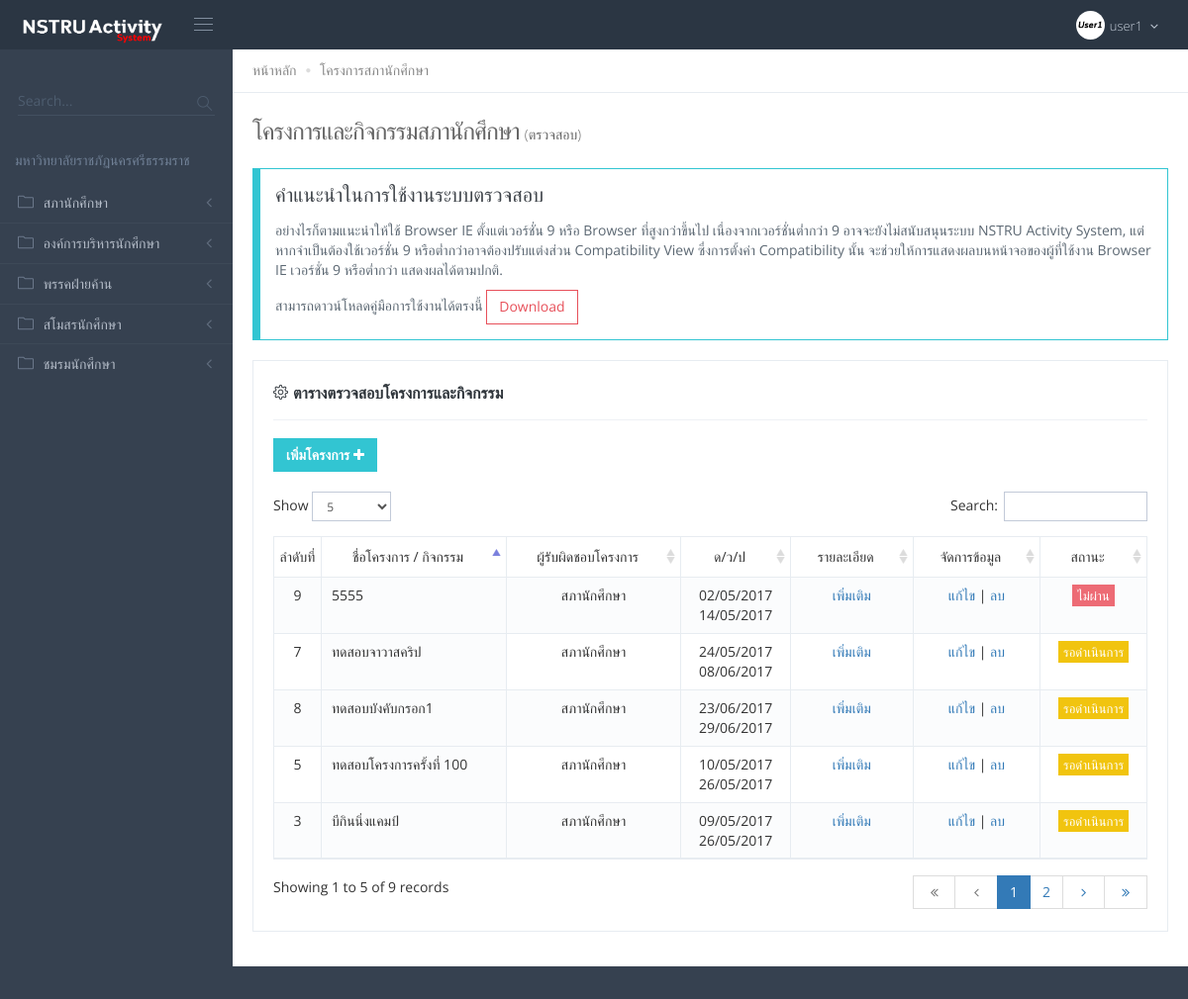
Screenshot of /nstru-system-1/Student-Council.php (signed in) with the database file from the repository.
### tables this page shows
CREATE TABLE `username` (
  `ID_USER` int(11) NOT NULL,
  `USERNAME` varchar(30) NOT NULL,
  `PASSWORD` varchar(30) NOT NULL,
  `ID_CARD` varchar(20) NOT NULL,
  `TYPESTATUS` varchar(30) NOT NULL,
  `STATUS` varchar(20) NOT NULL,
  `IMAGE` varchar(100) NOT NULL
);

CREATE TABLE `storage1` (
  `P_ID` int(10) NOT NULL,
  `PNAME` varchar(150) NOT NULL,
  `PDATE` varchar(20) NOT NULL,
  `PDATE2` varchar(20) NOT NULL,
  `PTERM` int(5) NOT NULL,
  `PYEAR` int(5) NOT NULL,
  `PPLACE` text NOT NULL,
  `PPERSON` varchar(60) NOT NULL,
  `PFACULTY` varchar(80) NOT NULL,
  `PCLUBNAME` varchar(80) NOT NULL,
  `PPARTICIPANT` varchar(20) NOT NULL,
  `PBUDGETS` varchar(20) NOT NULL,
  `PSOURCE` varchar(200) NOT NULL,
  `PSELLMONEY` varchar(30) NOT NULL,
  `PMONEYBALANCE` varchar(30) NOT NULL,
  `PFIRSTNAME` varchar(80) NOT NULL,
  `PLASTNAME` varchar(80) NOT NULL,
  `PTELL` varchar(20) NOT NULL,
  `PEMAIL` varchar(20) NOT NULL,
  `PSTATUS` tinyint(1) NOT NULL
);

### nstru-system-1/Student-Council.php (the view, shortened to what this page needs)
<?php
include('mysql_connect.php');
?>
<!doctype html>
<html lang="en">
    <head>
<link href="assets/global/plugins/font-awesome/css/font-awesome.min.css" rel="stylesheet" type="text/css" />
<link href="assets/global/plugins/simple-line-icons/simple-line-icons.min.css" rel="stylesheet" type="text/css" />
<link href="assets/global/plugins/bootstrap/css/bootstrap.min.css" rel="stylesheet" type="text/css" />
<link href="assets/global/plugins/bootstrap-switch/css/bootstrap-switch.min.css" rel="stylesheet" type="text/css" />
<link href="assets/global/plugins/bootstrap-select/css/bootstrap-select.min.css" rel="stylesheet" type="text/css" />
<link href="assets/global/plugins/datatables/datatables.min.css" rel="stylesheet" type="text/css" />
<link href="assets/global/plugins/datatables/plugins/bootstrap/datatables.bootstrap.css" rel="stylesheet" type="text/css" />
<link href="assets/global/plugins/select2/css/select2.min.css" rel="stylesheet" type="text/css" />
<link href="assets/global/plugins/select2/css/select2-bootstrap.min.css" rel="stylesheet" type="text/css" />
<link href="assets/global/css/components.min.css" rel="stylesheet" id="style_components" type="text/css" />
<link href="assets/global/css/plugins.min.css" rel="stylesheet" type="text/css" />
<link href="assets/layouts/layout/css/layout.min.css" rel="stylesheet" type="text/css" />
<link href="assets/layouts/layout/css/themes/darkblue.min.css" rel="stylesheet" type="text/css" id="style_color" />
<link href="assets/layouts/layout/css/custom.min.css" rel="stylesheet" type="text/css" />
<link rel="shortcut icon" href="favicon.ico" /> </head>
<body class="page-header-fixed page-sidebar-closed-hide-logo page-content-white">
	<div class="page-wrapper">
		<?php include('template-1.php'); ?>
	</div>
            <div class="page-container">
                <div class="page-sidebar-wrapper">
		<?php include('template-2.php'); ?>
	<div class="page-content-wrapper">
    <div class="page-content">
    <div class="page-bar">
    <ul class="page-breadcrumb">
    	<li>
      		<a href="index.php">หน้าหลัก</a>
          		<i class="fa fa-circle"></i>
      	</li>
      	<li>
          	<span>โครงการสภานักศึกษา</span>
      	</li>
	</ul>
	</div>
    <h1 class="page-title"> โครงการและกิจกรรมสภานักศึกษา
        <small>(ตรวจสอบ)</small>
    </h1>
    <div class="m-heading-1 border-green m-bordered">
        <h3>คำแนะนำในการใช้งานระบบตรวจสอบ</h3>
        <p> อย่างไรก็ตามแนะนำให้ใช้ Browser IE ตั้งแต่เวอร์ชั่น 9 หรือ Browser ที่สูงกว่าขึ้นไป เนื่องจากเวอร์ชั่นต่ำกว่า 9 อาจจะยังไม่สนับสนุนระบบ NSTRU Activity System, แต่หากจำเป็นต้องใช้เวอร์ชั่น 9 หรือต่ำกว่าอาจต้องปรับแต่งส่วน Compatibility View ซึ่งการตั้งค่า Compatibility นั้น จะช่วยให้การแสดงผลบนหน้าจอของผู้ที่ใช้งาน Browser IE เวอร์ชั่น 9 หรือต่ำกว่า แสดงผลได้ตามปกติ. </p>
        <p> สามารถดาวน์โหลดคู่มือการใช้งานได้ตรงนี้
            <a class="btn red btn-outline" href="download_tutorial/tutorial.pdf" target="_blank">Download</a>
        </p>
    </div>
 <div class="row">
<div class="col-md-12">
    <div class="portlet light bordered">
        <div class="portlet-title">
            <div class="caption font-dark">
                <i class="icon-settings font-dark"></i>
                <span class="caption-subject bold uppercase"> ตารางตรวจสอบโครงการและกิจกรรม</span>
            </div>
        </div>
    <div class="portlet-body">
        <div class="table-toolbar">
            <div class="row">
                <div class="col-md-6">
                    <div class="btn-group">
                        <a href="addproject-3.php">
                        <button id="sample_editable_1_new" class="btn sbold green"> เพิ่มโครงการ
                            <i class="fa fa-plus"></i>
                        </button>
                        </a>
                    </div>
                </div>
            </div>
        </div>
    <table class="table table-striped table-bordered table-hover table-checkable order-column" id="sample_1">
    <thead>
        <tr>
            <td align="center"> ลำดับที่</td>
            <td align="center"> ชื่อโครงการ / กิจกรรม </td>
            <td align="center"> ผู้รับผิดชอบโครงการ </td>
            <td align="center"> ด/ว/ป </td>
            <td align="center"> รายละเอียด </td>
            <td align="center"> จัดการข้อมูล </td>
            <td align="center"> สถานะ </td>
            <?php
            $status = $_SESSION['STATUS'];
            ?>
        </tr>
    </thead>
<tbody>
        <?php
            include_once('fuction.php');
            $i = 1;
            $sql = "SELECT * FROM storage1";
            $result = mysqli_query($link, $sql);
            while($data = mysqli_fetch_assoc($result)){
        ?>
        <tr class="odd gradeX">
            <td> <?php echo $i++; ?> </td>
            <td> <?php echo $data['PNAME']; ?> </td>
            <td align="center"> <?php per($data['PPERSON']); ?> </td>
            <td align="center"> <?php echo $data['PDATE']; ?><br><?php echo $data['PDATE2']; ?> </td>
            <td align="center">
                <a href="project_detail/project_detail1.php?id=<?php echo $data['P_ID']; ?>"> เพิ่มเติม </a>
            </td>
            <td align="center">
                <?php
                    if($data['PSTATUS'] != 1 && ($_SESSION['TYPESTATUS'] == "แอดมิน" || $_SESSION['TYPESTATUS'] == "สภานักศึกษา")){
                ?>
                <a href="edit/editproject.php?id=<?php echo $data['P_ID']; ?>"> แก้ไข </a> |
                <a href="delete/deleteproject.php?id=<?php echo $data['P_ID']; ?>"> ลบ </a>
                <?php
                    } else {
                        echo "แก้ไข" . " | " . "ลบ";
                    }
                ?>
            </td>
            <td align="center"> <?php status($data['PSTATUS']); ?> </td>
        </tr>
        <?php
            }
        ?>
</tbody>
</table>
</div>
</div>
</div>
</div>
	</div>
	</div>
</div>
<div class="page-footer">
</div>
</div>
</body>
</html>

### nstru-system-1/template-1.php (shortened to what this page needs)
         <div class="page-header navbar navbar-fixed-top">
             <div class="page-header-inner ">
                 <div class="page-logo">
                     <a href="index.php">
                         <img src="assets/layouts/layout/img/logo1.png" width="147" height="28" alt="logo" class="logo-default" /> </a>
                     <div class="menu-toggler sidebar-toggler">
                         <span></span>
                     </div>
                 </div>
                 <div class="top-menu">
                     <ul class="nav navbar-nav pull-right">
                 <li class="dropdown dropdown-user">
                     <a href="javascript:;" class="dropdown-toggle"
                     data-toggle="dropdown" data-hover="dropdown"
                     data-close-others="true">
                     <?php
                         $sql = "SELECT * FROM username WHERE ID_USER = '$_SESSION[ID]'";
                         $result = mysqli_query($link, $sql);
                         $data = mysqli_fetch_array($result);
                     ?>
                         <img alt="" class="img-circle" src="<?php echo $data['IMAGE']; ?>">
                     <span class="username username-hide-on-mobile"> <?php echo $data['USERNAME']; ?> </span>
                     <i class="fa fa-angle-down"></i>
                     </a>
                 </li>
                     </ul>
                 </div>
	</div>
</div>

### nstru-system-1/template-2.php (shortened to what this page needs)
<div class="page-sidebar navbar-collapse collapse">
                    <ul class="page-sidebar-menu  page-header-fixed " data-keep-expanded="false" data-auto-scroll="true" data-slide-speed="200" style="padding-top: 20px">
                            <li class="sidebar-search-wrapper">
                                <form class="sidebar-search  " action="" method="POST">
                                    <div class="input-group">
                                        <input type="text" class="form-control" placeholder="Search...">
                                        <span class="input-group-btn">
                                            <a href="javascript:;" class="btn submit">
                                                <i class="icon-magnifier"></i>
                                            </a>
                                        </span>
                                    </div>
                                </form>
                            </li>
                            <li class="heading">
                                <h3 class="uppercase">มหาวิทยาลัยราชภัฏนครศรีธรรมราช</h3>
                            </li>
                            <li class="nav-item  ">
                                <a href="javascript:;" class="nav-link nav-toggle">
                                    <i class="icon-folder"></i>
                                    <span class="title">สภานักศึกษา</span>
                                </a>
                            </li>
                            <li class="nav-item  ">
                                <a href="?p=" class="nav-link nav-toggle">
                                    <i class="icon-folder"></i>
                                    <span class="title">องค์การบริหารนักศึกษา</span>
                                </a>
                            </li>
                            <li class="nav-item  ">
                                <a href="?p=" class="nav-link nav-toggle">
                                    <i class="icon-folder"></i>
                                    <span class="title">พรรคฝ่ายค้าน</span>
                                </a>
                            </li>
                            <li class="nav-item  ">
                                <a href="?p=" class="nav-link nav-toggle">
                                    <i class="icon-folder"></i>
                                    <span class="title">สโมสรนักศึกษา</span>
                                </a>
                            </li>
                            <li class="nav-item  ">
                                <a href="?p=" class="nav-link nav-toggle">
                                    <i class="icon-folder"></i>
                                    <span class="title">ชมรมนักศึกษา</span>
                                </a>
                            </li>
						</ul>
					</div>

### nstru-system-1/fuction.php (shortened to what this page needs)
<?php
	function status($status){
		switch ($status){
			case 1 : echo "<span class=\"label label-sm label-success\">" . "ผ่าน" . "</span>";break;
			case 2 : echo "<span class=\"label label-sm label-danger\">" . "ไม่ผ่าน" . "</span>";break;
			default : echo "<span class=\"label label-sm label-warning\">" . "รอดำเนินการ" . "</span>";break;
		}
	}
	function per($person){
		$i = 1;
		switch ($person) {
			case $i++:
				echo "สภานักศึกษา";
				break;
		}
	}
?>

### rows the page displays
username: IMAGE (picture), USERNAME "user1"
storage1: PNAME "บีกินนิ่งแคมป์", PPERSON "สภานักศึกษา", PDATE "09/05/2017", PDATE2 "26/05/2017", PSTATUS "รอดำเนินการ"
storage1: PNAME "ทดสอบโครงการครั้งที่ 100", PPERSON "สภานักศึกษา", PDATE "10/05/2017", PDATE2 "26/05/2017", PSTATUS "รอดำเนินการ"
storage1: PNAME "ทดสอบจาวาสคริป", PPERSON "สภานักศึกษา", PDATE "24/05/2017", PDATE2 "08/06/2017", PSTATUS "รอดำเนินการ"
storage1: PNAME "ทดสอบบังคับกรอก1", PPERSON "สภานักศึกษา", PDATE "23/06/2017", PDATE2 "29/06/2017", PSTATUS "รอดำเนินการ"
storage1: PNAME "5555", PPERSON "สภานักศึกษา", PDATE "02/05/2017", PDATE2 "14/05/2017", PSTATUS "ไม่ผ่าน"
